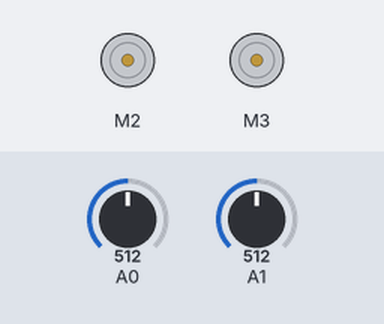
Recording of a sketch running on a simulated Arduino Uno, built with avr-gcc and run on an emulated ATmega328P. Parts: 2 × DC motor (green arrow = forward, orange = backward, longer = faster). Inputs (shaded band) come from the test bench; at power-on: A0 = 512, A1 = 512.

Above: at 1.2 s.
1.3 s: A0 set to 716
At 1.6 s:
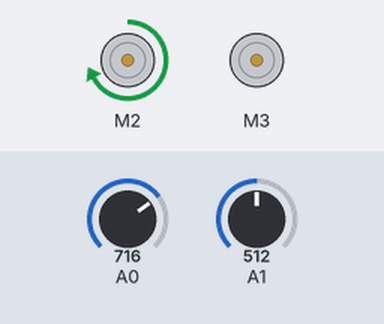
2.8 s: A1 set to 716
At 4.0 s:
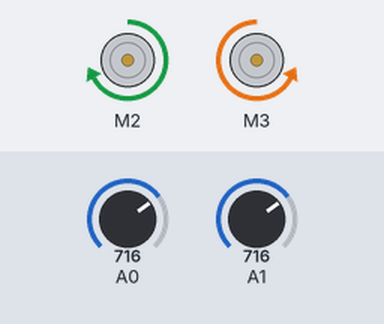
4.3 s: A0 set to 900
At 5.1 s:
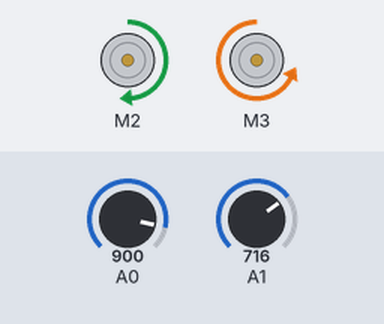
5.8 s: A1 set to 900
At 6.3 s:
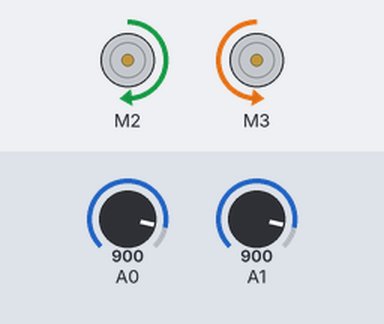
7.3 s: A0 set to 1023
At 8.5 s:
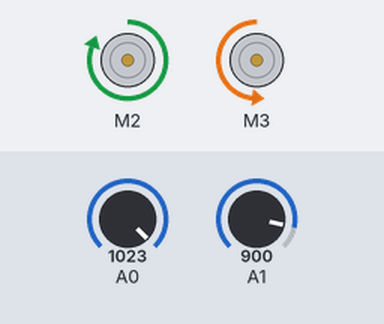
8.8 s: A1 set to 1023
At 9.7 s:
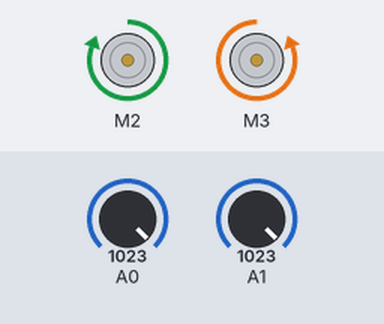
Timing chart, 0 to 11.3 s (numbered marks = the images above; inputs shaded):
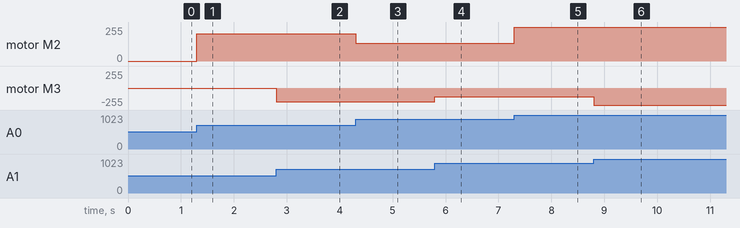

Measured:
- after the input at 1.3 s, motor M2: stopped → forward 204/255 at once
- after the input at 2.8 s, motor M3: stopped → backward 204/255 at once
- after the input at 4.3 s, motor M2: forward 204/255 → forward 132/255 at once
- after the input at 5.8 s, motor M3: backward 204/255 → backward 132/255 at once
- after the input at 7.3 s, motor M2: forward 132/255 → forward 255/255 at once
- after the input at 8.8 s, motor M3: backward 132/255 → backward 255/255 at once

The sketch:

motor-joystick.ino
```cpp
#include <Wire.h>
#include <Adafruit_MotorShield.h>
#include "utility/Adafruit_MS_PWMServoDriver.h"

Adafruit_MotorShield AFMS = Adafruit_MotorShield();
Adafruit_DCMotor *motor_1 = AFMS.getMotor(2);
Adafruit_DCMotor *motor_2 = AFMS.getMotor(3);

int x = 0;
int y = 0;

int x_speed = 255;
int y_speed = 255;

void setup() {
    pinMode(A0, INPUT);
    pinMode(A1, INPUT);

    AFMS.begin();

    motor_1->setSpeed(255);
    motor_1->run(FORWARD);

    motor_2->setSpeed(255);
    motor_2->run(BACKWARD);

    Serial.begin(9600);
}

void loop() {
    x = analogRead(A0);
    y = analogRead(A1);

    x_speed = map(x, 0, 1023, 0, 255);
    y_speed = map(y, 0, 1023, 0, 255);

    motor_1->setSpeed(x);
    motor_2->setSpeed(y);
}
```
